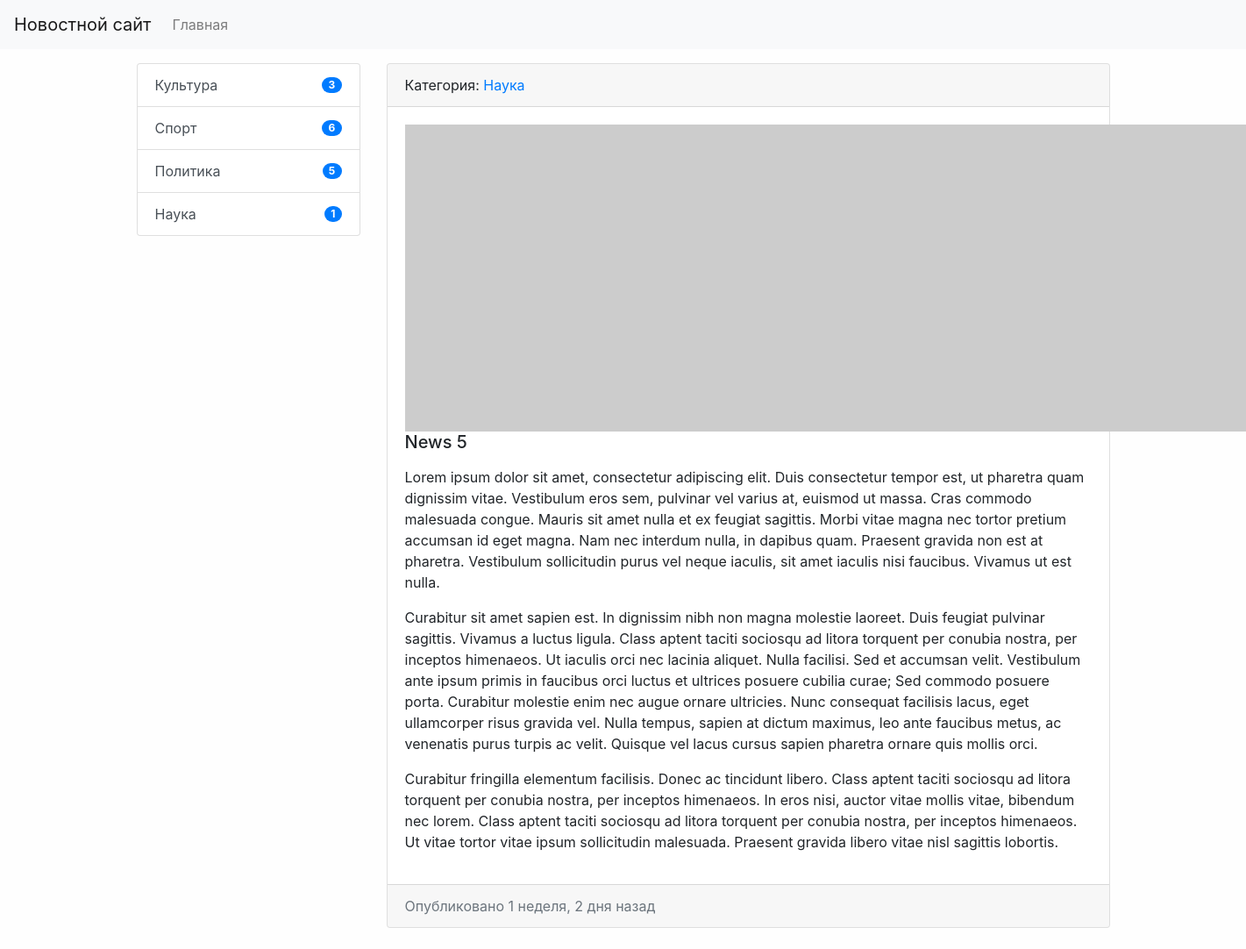
The app's page /news/5, older data.
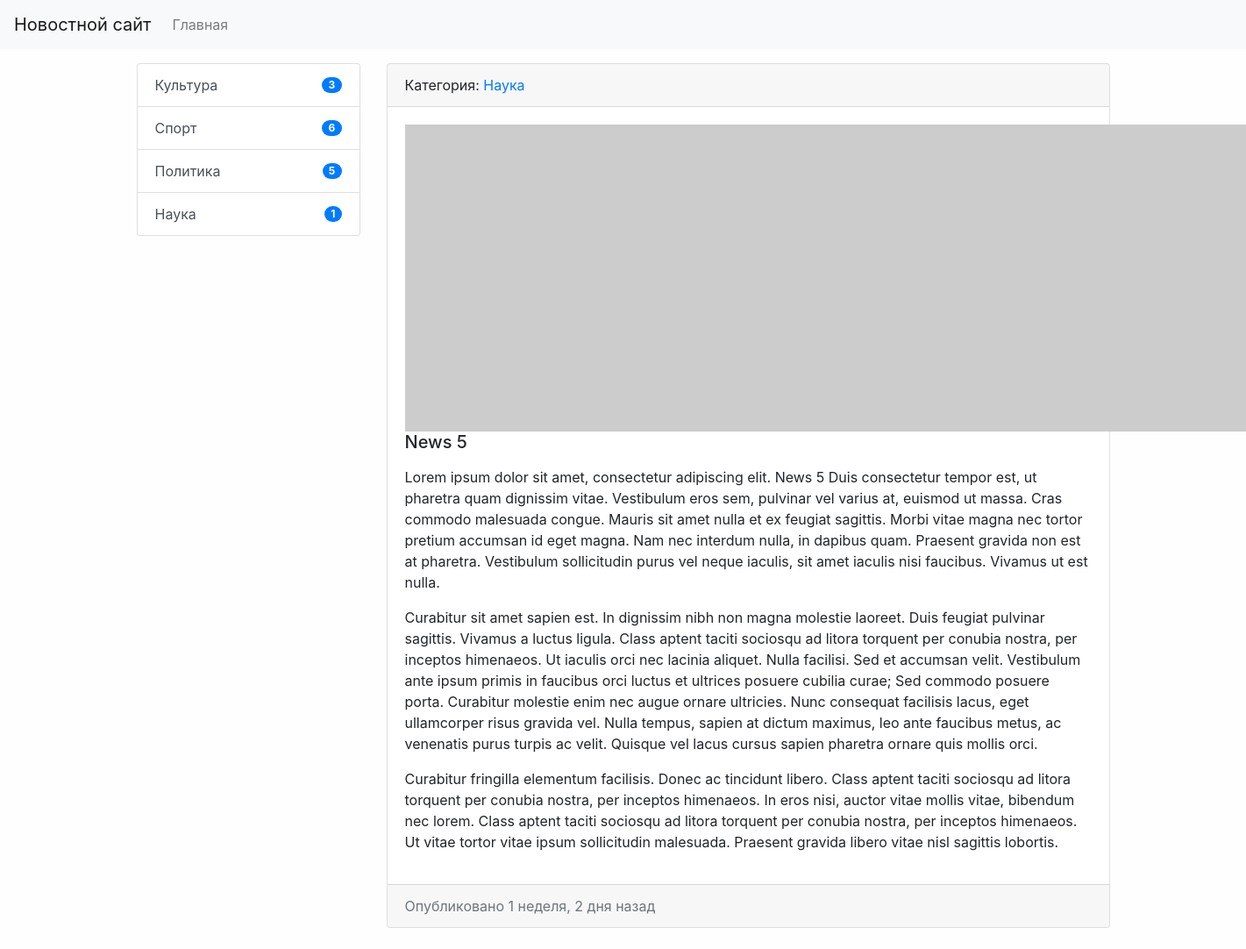
The same page, newer data.
### news/models.py (models this page shows, shortened)
class News(models.Model):
    title = models.CharField(max_length=150, verbose_name="Наименование")
    content = models.TextField(blank=True, verbose_name="Контент")
    created_at = models.DateTimeField(auto_now_add=True, verbose_name="Дата публикации")
    updated_at = models.DateTimeField(auto_now=True, verbose_name="Обновлено")
    photo = models.ImageField(
        upload_to="photos/%Y/%m/%d/", verbose_name="Фото", blank=True
    )
    is_published = models.BooleanField(default=True, verbose_name="Опубликовано")
    category = models.ForeignKey("Category", on_delete=models.PROTECT, verbose_name="Категория")
    views = models.IntegerField(default=0)
    class Meta:
        verbose_name = "Новость"
        verbose_name_plural = "Новости"
        ordering = ["-created_at"]

class Category(models.Model):
    title = models.CharField(max_length=150, db_index=True, verbose_name="Наименование категории")
    def get_absolute_url(self):
        return reverse('category', kwargs={"category_id": self.pk})
    class Meta:
        verbose_name = "Категория"
        verbose_name_plural = "Категории"
        ordering = ["title"]
    def __str__(self):
        return self.title

### news/views.py (the view)
# urls.py: path("news/<int:pk>", ViewNews.as_view(), name="view_news"),
class ViewNews(DetailView):
    model = News
    context_object_name = 'news_item'

### news/templatetags/news_tags.py (called while the page is built)
@register.inclusion_tag('news/list_categories.html')
def show_categories(arg1='Hello', arg2='world'):
    categories = Category.objects.annotate(cnt=Count('news')).filter(cnt__gt=0)
    return {"categories": categories, "arg1": arg1, "arg2": arg2}

### news/templates/news/news_detail.html (shortened to what this page needs)
{% extends "base.html" %}
{% block sidebar %}
    {% include "inc/_sidebar.html" %}
{% endblock %}
{% block content %}
    <div class="card mb-4">
        <div class="card-header">
            Категория: <a href="{{ news_item.category.get_absolute_url }}">{{ news_item.category }}</a>
        </div>
        <div class="card-body">
            {% if news_item.photo %}
                <img src="{{ news_item.photo.url }}" alt="news photo" width="350px" class="float-left mr-3">
            {% else %}
                <img src="https://picsum.photos/id/1060/350/233/?blur=2" alt="news photo" class="float-left mr-3">
            {% endif %}
            <h5 class="card-title">{{ news_item.title }}</h5>
            <p class="card-text">{{ news_item.content|safe|linebreaks }}</p>
        </div>
        <div class="card-footer text-muted">
            <span>Опубликовано {{ news_item.created_at|timesince }} назад</span>
        </div>
    </div>
{% endblock %}

Row changes from the older to the newer data that the page shows:
changed News "News 5": content "…amet, consectetur adipiscing elit. Duis consectetur tempor est,…" → "…amet, consectetur adipiscing elit. News 5 Duis consectetur tempor est,…"
